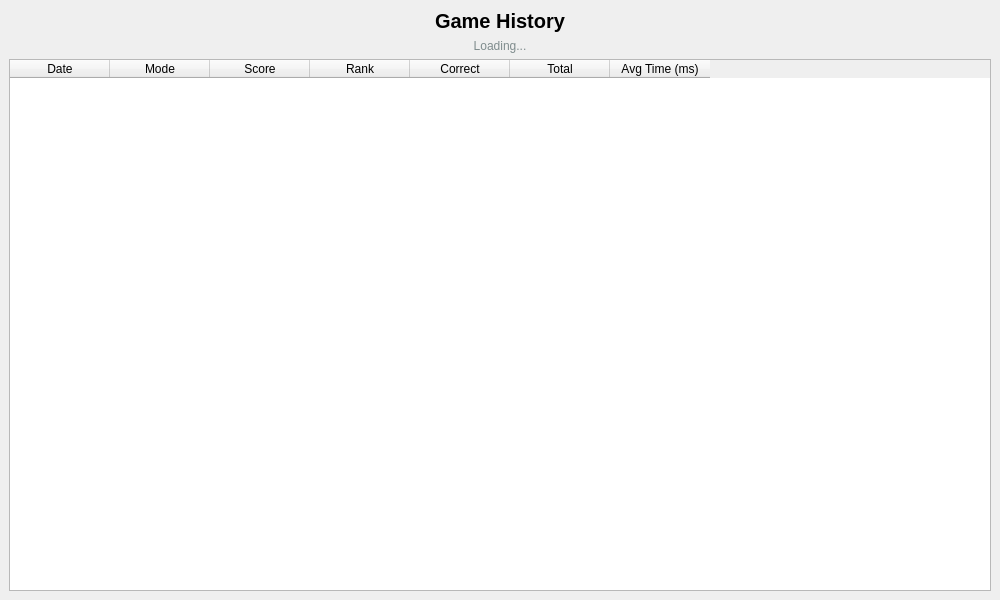
<?xml version="1.0" encoding="UTF-8"?>
<ui version="4.0">
 <class>GameHistoryWindow</class>
 <widget class="QMainWindow" name="GameHistoryWindow">
  <property name="geometry">
   <rect>
    <x>0</x>
    <y>0</y>
    <width>1000</width>
    <height>600</height>
   </rect>
  </property>
  <property name="windowTitle">
   <string>Game History</string>
  </property>
  <widget class="QWidget" name="centralwidget">
   <layout class="QVBoxLayout" name="verticalLayout">
    <item>
     <widget class="QLabel" name="lblTitle">
      <property name="text">
       <string>Game History</string>
      </property>
      <property name="alignment">
       <set>Qt::AlignCenter</set>
      </property>
      <property name="styleSheet">
       <string notr="true">font-size: 20px; font-weight: bold;</string>
      </property>
     </widget>
    </item>
    <item>
     <widget class="QLabel" name="lblStatus">
      <property name="text">
       <string>Loading...</string>
      </property>
      <property name="alignment">
       <set>Qt::AlignCenter</set>
      </property>
      <property name="styleSheet">
       <string notr="true">font-size: 12px; color: #7f8c8d;</string>
      </property>
     </widget>
    </item>
    <item>
     <widget class="QTableWidget" name="tblHistory">
      <property name="columnCount">
       <number>7</number>
      </property>
      <column>
       <property name="text">
        <string>Date</string>
       </property>
      </column>
      <column>
       <property name="text">
        <string>Mode</string>
       </property>
      </column>
      <column>
       <property name="text">
        <string>Score</string>
       </property>
      </column>
      <column>
       <property name="text">
        <string>Rank</string>
       </property>
      </column>
      <column>
       <property name="text">
        <string>Correct</string>
       </property>
      </column>
      <column>
       <property name="text">
        <string>Total</string>
       </property>
      </column>
      <column>
       <property name="text">
        <string>Avg Time (ms)</string>
       </property>
      </column>
     </widget>
    </item>
   </layout>
  </widget>
 </widget>
 <resources/>
 <connections/>
</ui>
